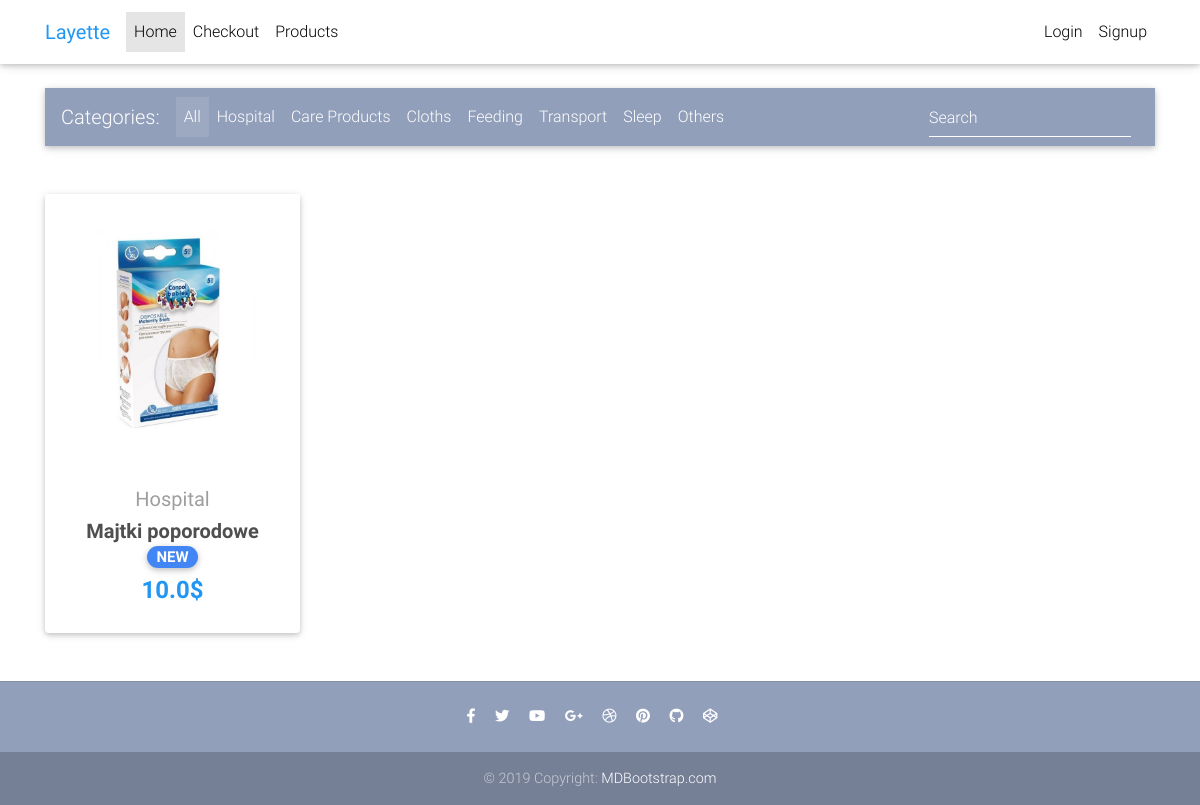
Page /?category=H on the committed database.
### shop_app/models.py (models this page shows, shortened)
class Item(models.Model):
    title = models.CharField(_('Title'), max_length=100)
    price = models.FloatField(_('Price'),)
    discount_price = models.FloatField(_('Discount price'),blank=True, null=True)
    category = models.CharField(_('Category'),choices=CATEGORY_CHOICES, max_length=2)
    label = models.CharField(_('Label'), choices=LABEL_CHOICES, max_length=1)
    slug = models.SlugField()
    description = models.TextField(_('Description'),)
    image = models.ImageField(_('Image'),)
    def get_absolute_url(self):
        return reverse("shop_app:product", kwargs={
            'slug': self.slug
        })

### shop_app/views.py (the view)
# urls.py: path('', HomeView.as_view(), name='home'),
class HomeView(ListView):
    model = Item
    paginate_by = 4
    template_name = "home.html"
    def get_queryset(self, *args, **kwargs):
        queryset = Item.objects.all()
        category = self.request.GET.get("category")
        if category:
            queryset = Item.objects.all().filter(category=category)
        return queryset

### templates/home.html (shortened to what this page needs)
{% extends 'base.html' %}
{% block content %}
<body>
  <main>
    <div class="container">
      <nav class="navbar navbar-expand-lg navbar-dark mdb-color lighten-3 mt-3 mb-5">
        <span class="navbar-brand">Categories:</span>
        <div class="collapse navbar-collapse" id="basicExampleNav">
          <ul class="navbar-nav mr-auto">
            <li class="nav-item active">
              <a class="nav-link" href="{% url 'shop_app:home'%}">All
              </a>
            </li>
            <li class="nav-item">
              <a class="nav-link" name="category" href="{% url 'shop_app:home'%}?category=H" >Hospital</a>
            </li>
            <li class="nav-item">
              <a class="nav-link" name="category" href="{% url 'shop_app:home'%}?category=CP">Care Products</a>
            </li>
            <li class="nav-item">
              <a class="nav-link" name="category" href="{% url 'shop_app:home'%}?category=C">Cloths</a>
            </li>
            <li class="nav-item">
              <a class="nav-link" name="category" href="{% url 'shop_app:home'%}?category=F">Feeding</a>
            </li>
            <li class="nav-item">
              <a class="nav-link" name="category" href="{% url 'shop_app:home'%}?category=T">Transport</a>
            </li>
            <li class="nav-item">
              <a class="nav-link" name="category" href="{% url 'shop_app:home'%}?category=S">Sleep</a>
            </li>
            <li class="nav-item">
              <a class="nav-link" name="category" href="{% url 'shop_app:home'%}?category=O">Others</a>
            </li>
          </ul>
          <form class="form-inline">
            <div class="md-form my-0">
              <input class="form-control mr-sm-2" type="text" placeholder="Search" aria-label="Search">
            </div>
          </form>
        </div>
      </nav>
      <section class="text-center mb-4">
        <div class="row wow fadeIn">
          {% for item in object_list %}
          <div class="col-lg-3 col-md-6 mb-4">
            <div class="card">
              <div class="view overlay">
                <img src="{{ item.image.url }}" class="card-img-top">
              </div>
              <div class="card-body text-center">
                <a href="" class="grey-text">
                  <h5>{{ item.get_category_display }}</h5>
                </a>
                <h5>
                  <strong>
                    <a href="{{ item.get_absolute_url }}" class="dark-grey-text">{{ item.title }}
                      <span class="badge badge-pill {{ item.get_label_display }}-color">NEW</span>
                    </a>
                  </strong>
                </h5>
                <h4 class="font-weight-bold blue-text">
                  <strong>
                    {% if item.discount_price %}
                    <del>{{ item.price }}$</del>
                    {{ item.discount_price }}$
                    {% else %}
                    {{ item.price }}$
                    {% endif %}
                  </strong>
                </h4>
              </div>
            </div>
          </div>
          {% endfor %}
        </div>
      </section>
    </div>
  </main>
</body>
{% endblock content %}

### templates/base.html (style rules this page uses)
html, body, header, .carousel { height: 60vh; }

### rows in the picture
Item: image (picture), category "Hospital", title "Majtki poporodowe", price "10.0"
